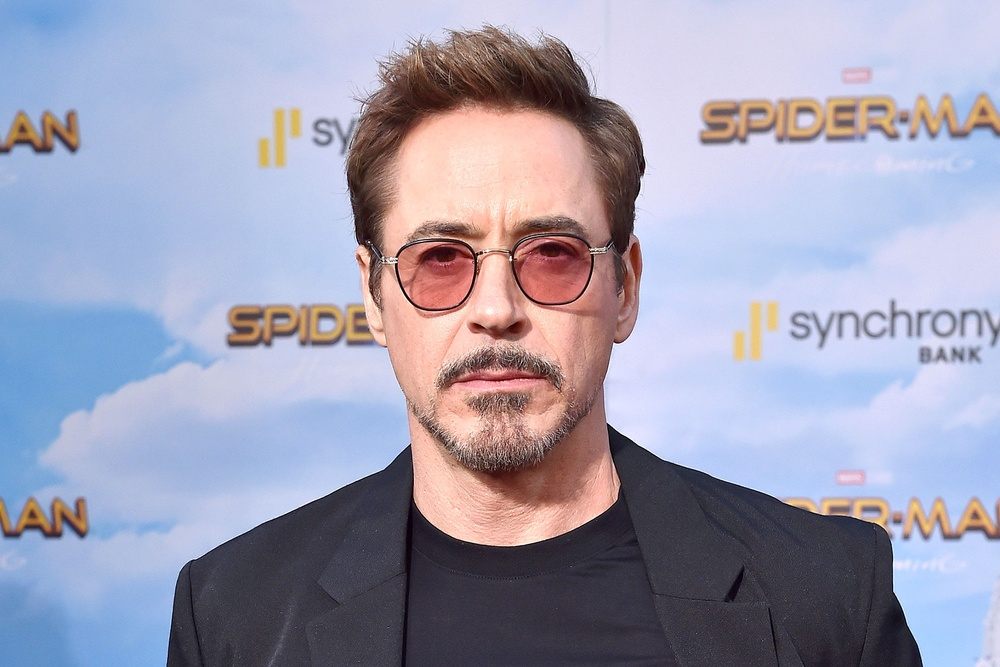
#> input picture rdj.jpeg, 1000 x 667 px, shrunk from 1825 x 1217 before the run
$ python face_detector_image.py
#> lines starting #> are read from the running program, lines starting #| are printed output that depends on the picture; after the words box and inside, x2 and y2 are one past the last pixel; in counts of white or black regions, pixels touching at a corner belong together
import cv2

# Load some pre-trained data of frontal-face opencv
trained_face_data = cv2.CascadeClassifier('haarcascade_frontalface_default.xml')

# Choose an image to detect Face
img = cv2.imread('rdj.jpeg')
#> img is the input picture: shape (667, 1000, 3); mean B, G, R 179.2, 158.7, 159.3

# Now we will convert the image to GreyScale as it is easier to recognize face in greyscale
greyscaled_img = cv2.cvtColor(img, cv2.COLOR_BGR2GRAY)
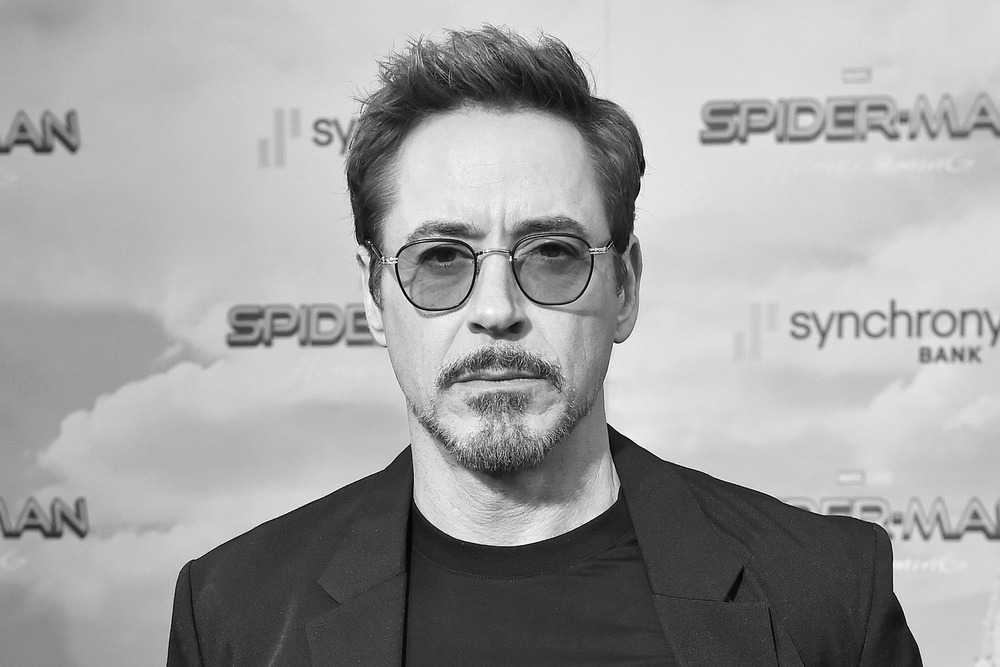
#> greyscaled_img: shape (667, 1000); min 1, max 255, mean 161.2

# Detect Faces
face_coordinates = trained_face_data.detectMultiScale(greyscaled_img)
#> face_coordinates = [[321, 123, 356, 356], [44, 218, 322, 322]]

# Draw rectangle around faces
for(x, y, w, h) in face_coordinates:
    cv2.rectangle(img, (x, y), (x+w, y+h), (0, 255, 0), 5)  # here (x,y) is upper left coordinates and (x+w,y+h) is lower right coordinates
#> this loop made 2 passes
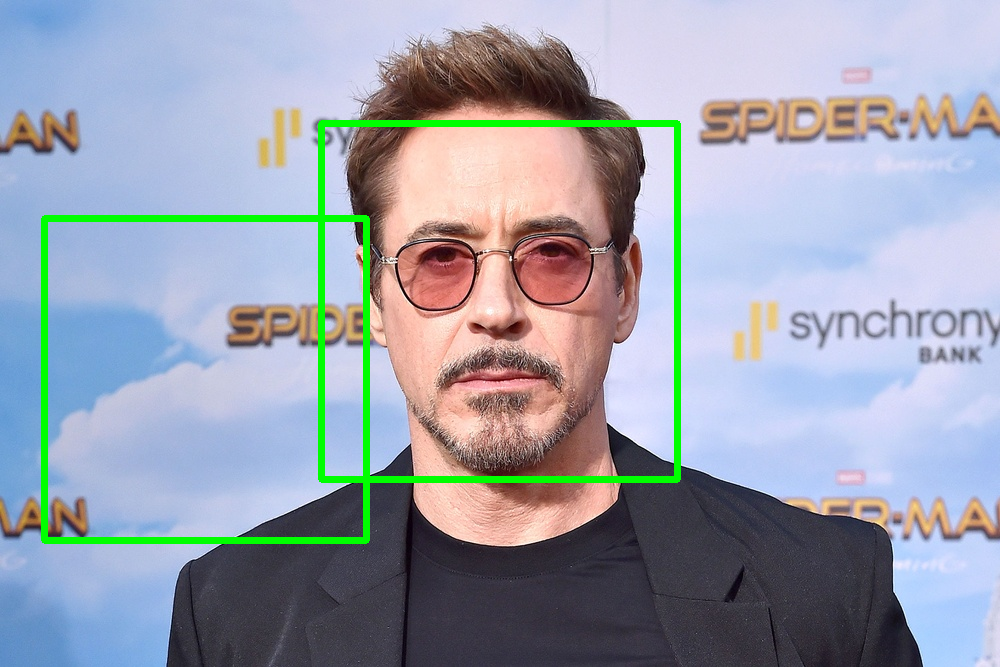
#> img: shape (667, 1000, 3); 2.83% of pixels changed, all inside (x1, y1, x2, y2) = (41, 120, 681, 544)
                                                            # here (0, 255, 0) is for color and `2` is for thickness of rectangle

# this will give show the image and give title to the window that is opened
cv2.imshow('Vendz Face Detector', img)

# if you don't write 'cv2.waitKey()' then the image window will only pop-up for a split second and then close
# 'cv2.waitKey()' will keep the window open until you press a key
cv2.waitKey()


print("code completed!")
